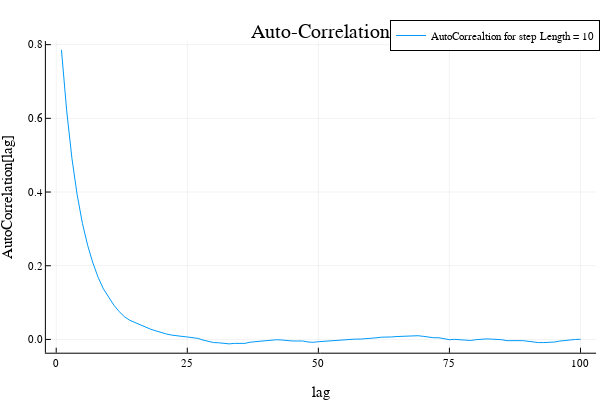

Notebook code cell kept with this figure:
### Code cell
Plots.plot(AutoCorrelationArray[1:100], label = "AutoCorrealtion for step Length = 10")
plot!(xlabel = "lag", ylabel = "AutoCorrelation[lag]", title = "Auto-Correlation")

### Figure 1 — Plotly figure (JSON) as saved in the notebook; plotly's stock layout.template omitted (floating-point values rounded to 4 significant figures)
{"data": [{"colorbar": {"len": 0.8657, "title": "", "x": 0.9934, "y": 0.5087}, "legendgroup": "AutoCorrealtion for step Length = 10", "line": {"color": "rgba(0, 154, 250, 1.000)", "dash": "solid", "shape": "linear", "width": 1}, "mode": "lines", "name": "AutoCorrealtion for step Length = 10", "showlegend": true, "type": "scatter", "x": [1, 2, 3, 4, 5, 6, 7, 8, 9, 10, 11, 12, 13, 14, 15, 16, 17, 18, 19, 20, 21, 22, 23, 24, 25, 26, 27, 28, 29, 30, 31, 32, 33, 34, 35, 36, 37, 38, 39, 40, 41, 42, 43, 44, 45, 46, 47, 48, 49, 50, 51, 52, 53, 54, 55, 56, 57, 58, 59, 60, 61, 62, 63, 64, 65, 66, 67, 68, 69, 70, 71, 72, 73, 74, 75, 76, 77, 78, 79, 80, 81, 82, 83, 84, 85, 86, 87, 88, 89, 90, 91, 92, 93, 94, 95, 96, 97, 98, 99, 100], "xaxis": "x", "y": [0.7858, 0.6204, 0.491, 0.3923, 0.3151, 0.2551, 0.2074, 0.1684, 0.1372, 0.1145, 0.09303, 0.07568, 0.06184, 0.05219, 0.04599, 0.03921, 0.03263, 0.02785, 0.02333, 0.01875, 0.01478, 0.01185, 0.009382, 0.008241, 0.006634, 0.004286, 0.002881, -0.0017, -0.005838, -0.008395, -0.009111, -0.01057, -0.01208, -0.01077, -0.01112, -0.01068, -0.007406, -0.006178, -0.005348, -0.002864, -0.001459, -0.0008775, -0.001399, -0.003129, -0.004143, -0.004282, -0.004185, -0.006828, -0.007783, -0.006229, -0.005134, -0.005098, -0.003697, -0.0008376, 7.435e-05, 0.001191, 0.0008817, 0.0008668, 0.001458, 0.002771, 0.004359, 0.006029, 0.005915, 0.006758, 0.007874, 0.008412, 0.009727, 0.01107, 0.01009, 0.008407, 0.005964, 0.0046, 0.004541, 0.001185, -0.0007188, 0.0002133, -0.001064, -0.002325, -0.002851, -0.0008092, 0.00108, 0.00139, 0.0009378, 0.0004864, -0.000804, -0.003304, -0.003456, -0.002548, -0.003248, -0.005049, -0.007592, -0.008532, -0.008484, -0.008647, -0.007046, -0.004508, -0.00246, -0.000507, -3.872e-05, 0.0003969], "yaxis": "y"}], "layout": {"annotations": [{"font": {"color": "rgba(0, 0, 0, 1.000)", "family": "sans-serif", "size": 20}, "rotation": 0, "showarrow": false, "text": "Auto-Correlation", "x": 0.535, "xanchor": "center", "xref": "paper", "y": 1, "yanchor": "top", "yref": "paper"}], "height": 400, "legend": {"bgcolor": "rgba(255, 255, 255, 1.000)", "bordercolor": "rgba(0, 0, 0, 1.000)", "borderwidth": 1, "font": {"color": "rgba(0, 0, 0, 1.000)", "family": "sans-serif", "size": 11}, "title": {"font": {"color": "rgba(0, 0, 0, 1.000)", "family": "sans-serif", "size": 15}, "text": ""}, "tracegroupgap": 0, "traceorder": "normal", "x": 1, "xanchor": "auto", "y": 1, "yanchor": "auto"}, "margin": {"b": 20, "l": 0, "r": 0, "t": 20}, "paper_bgcolor": "rgba(255, 255, 255, 1.000)", "plot_bgcolor": "rgba(255, 255, 255, 1.000)", "showlegend": true, "width": 600, "xaxis": {"anchor": "y", "domain": [0.07647, 0.9934], "gridcolor": "rgba(0, 0, 0, 0.100)", "gridwidth": 0.5, "linecolor": "rgba(0, 0, 0, 1.000)", "mirror": false, "range": [-1.97, 103.0], "showgrid": true, "showline": true, "showticklabels": true, "tickangle": 0, "tickcolor": "rgb(0, 0, 0)", "tickfont": {"color": "rgba(0, 0, 0, 1.000)", "family": "sans-serif", "size": 11}, "tickmode": "array", "ticks": "inside", "ticktext": ["0", "25", "50", "75", "100"], "tickvals": [0, 25, 50, 75, 100], "title": "lag", "titlefont": {"color": "rgba(0, 0, 0, 1.000)", "family": "sans-serif", "size": 15}, "type": "-", "visible": true, "zeroline": false, "zerolinecolor": "rgba(0, 0, 0, 1.000)"}, "yaxis": {"anchor": "x", "domain": [0.07581, 0.9415], "gridcolor": "rgba(0, 0, 0, 0.100)", "gridwidth": 0.5, "linecolor": "rgba(0, 0, 0, 1.000)", "mirror": false, "range": [-0.03601, 0.8097], "showgrid": true, "showline": true, "showticklabels": true, "tickangle": 0, "tickcolor": "rgb(0, 0, 0)", "tickfont": {"color": "rgba(0, 0, 0, 1.000)", "family": "sans-serif", "size": 11}, "tickmode": "array", "ticks": "inside", "ticktext": ["0.0", "0.2", "0.4", "0.6", "0.8"], "tickvals": [0, 0.2, 0.4, 0.6, 0.8], "title": "AutoCorrelation[lag]", "titlefont": {"color": "rgba(0, 0, 0, 1.000)", "family": "sans-serif", "size": 15}, "type": "-", "visible": true, "zeroline": false, "zerolinecolor": "rgba(0, 0, 0, 1.000)"}}}
